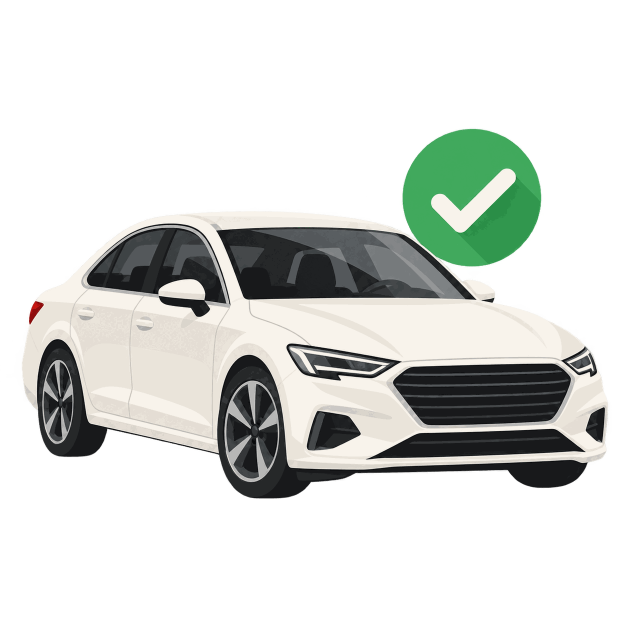
#> input picture output/nesam-visual-assets/illustrations/customer/booking-confirmed.png, 1254 x 1254 px (shown at 1/2 size)
$ python build_nesam_assets.py
#> lines starting #> are read from the running program, lines starting #| are printed output that depends on the picture
from pathlib import Path
from PIL import Image, ImageDraw, ImageFont
import json, csv, zipfile, hashlib, math, html

ROOT = Path(__file__).parent / 'nesam-visual-assets'
def write(path, content):
    p = ROOT / path
    p.parent.mkdir(parents=True, exist_ok=True)
    p.write_text(content, encoding='utf-8')

P = lambda d: f'<path d="{d}"/>'
C = lambda x,y,r: f'<circle cx="{x}" cy="{y}" r="{r}"/>'
R = lambda x,y,w,h,rr=2: f'<rect x="{x}" y="{y}" width="{w}" height="{h}" rx="{rr}"/>'
home=P('M3 10 12 3 21 10M5 9v12h14V9M9 21v-7h6v7')
person=C(12,7,3)+P('M5 21v-2a7 7 0 0 1 14 0v2')
pin=P('M19 10c0 5-7 11-7 11S5 15 5 10a7 7 0 1 1 14 0Z')+C(12,10,2)
car=P('M4 11 6 5h12l2 6M3 11h18v8H3ZM6 19v2M18 19v2M6 14h2M16 14h2')
doc=P('M14 3H5v18h14V8ZM14 3v5h5M8 12h8M8 16h6')
clock=C(12,12,9)+P('M12 7v5l3 2')
wallet=R(3,6,18,14)+P('M4 6V4h14M16 11h5v5h-5Z')+C(18,13.5,.6)
shield=P('M12 3 20 6v6c0 5-8 9-8 9S4 17 4 12V6Z')
check=P('m5 12 4 4 10-10')
camera=R(3,7,18,14)+P('M7 7 9 3h6l2 4')+C(12,14,4)
bank=P('M3 8 12 3 21 8ZM5 10v8M10 10v8M14 10v8M19 10v8M3 21h18M4 18h16')
route=C(5,5,2)+C(19,19,2)+P('M7 5h9a4 4 0 0 1 0 8H8a4 4 0 0 0 0 6h9')
people=C(9,7,3)+P('M3 21v-2a6 6 0 0 1 12 0v2M17 4a3 3 0 0 1 0 6M17 14a5 5 0 0 1 4 5v2')
headset=P('M4 13v-2a8 8 0 0 1 16 0v2M4 12H2v7h4v-7ZM20 12h2v7h-4v-7ZM20 19v2h-6')
calendar=R(3,5,18,16)+P('M7 3v4M17 3v4M3 10h18M7 14h2M13 14h2M7 18h2')
bell=P('M5 17h14l-2-3V9a5 5 0 0 0-10 0v5ZM10 21h4M12 2v2')
star=P('m12 3 2.8 5.6 6.2.9-4.5 4.4 1.1 6.2-5.6-3-5.6 3 1.1-6.2L3 9.5l6.2-.9Z')
phone=P('M7 3H4v3c0 8 6 14 14 14h3v-4l-5-2-2 2a14 14 0 0 1-6-6l2-2Z')
chat=P('M3 4h18v13H9l-6 4ZM7 9h10M7 13h6')
envelope=R(3,5,18,14)+P('m3 6 9 7 9-7')
plus=P('M12 5v14M5 12h14')
minus=P('M5 12h14')
close=P('m6 6 12 12M18 6 6 18')
refresh=P('M20 8a8 8 0 0 0-14-3L3 8M3 3v5h5M4 16a8 8 0 0 0 14 3l3-3M21 21v-5h-5')
info=C(12,12,9)+P('M12 11v6M12 7v.1')
warning=P('M12 3 22 21H2ZM12 9v5M12 17v.1')
lock=R(5,10,14,11)+P('M8 10V7a4 4 0 0 1 8 0v3M12 14v3')
image=R(3,3,18,18)+C(8,8,2)+P('m3 18 6-6 4 4 3-3 5 5')
upload=P('M12 16V3m-5 5 5-5 5 5M3 15v6h18v-6')
download=P('M12 3v13m-5-5 5 5 5-5M3 17v4h18v-4')
receipt=P('M5 3v18l3-2 4 2 4-2 3 2V3l-3 2-4-2-4 2ZM8 9h8M8 13h8M8 17h4')
coin=C(12,12,9)+P('M9 7h6M9 10h6M10 7c5 0 5 6 0 6l5 5')
coupon=P('M3 6h18v4a2 2 0 0 0 0 4v4H3v-4a2 2 0 0 0 0-4ZM9 6v2M9 11v2M9 16v2')
gear=C(12,12,3)+P('m10 3 4 0 1 3 3 1 3-1 2 4-2 2v3l2 2-2 4-3-1-3 1-1 3h-4l-1-3-3-1-3 1-2-4 2-2v-3l-2-2 2-4 3 1 3-1Z')
signal=P('M4 8a12 12 0 0 1 16 0M7 12a8 8 0 0 1 10 0M10 16a3 3 0 0 1 4 0')+C(12,20,.7)
fleet=P('M2 12 4 7h10l2 5M2 12h12v7H2ZM4 19v2M12 19v2M15 4h5l2 5v8h-5M17 8h5M20 17v2')
business=R(4,8,16,13)+P('M8 8V3h8v5M9 12v5M15 12v5M4 15h16')
shapes={
'home':home,'search':C(10,10,7)+P('m15 15 6 6'),'notifications':bell,'profile':person,'settings':gear,
'help':C(12,12,9)+P('M9 9a3 3 0 1 1 5 2c-2 1-2 2-2 3M12 17v.1'),'support':headset,'chat':chat,'phone':phone,'email':envelope,
'calendar':calendar,'clock':clock,'location-pin':pin,'pickup':pin+P('M9 10h6M12 7v6'),'destination':P('M5 21V3h14l-3 4 3 4H5'),
'route':route,'navigation':P('M3 10 21 3l-7 18-3-8Z'),'current-location':C(12,12,6)+C(12,12,2)+P('M12 1v5M12 18v5M1 12h5M18 12h5'),
'car':car,'fleet':fleet,'driver':person+P('M3 21h18'),'passengers':people,'booking':calendar+P('m13 16 2 2 3-4'),'trip-history':clock,
'receipt':receipt,'wallet':wallet,'payment-card':R(3,5,18,14)+P('M3 10h18M6 15h4'),'bank-transfer':bank,
'earnings':coin,'offers':coupon,'rating':star,'saved-place':P('M6 3h12v18l-6-4-6 4Z'),'document':doc,'document-upload':doc,
'camera':camera,'gallery':image,'verified':shield+P('m8 12 3 3 5-6'),'lock':lock,'otp-security':lock,
'emergency':shield+P('M12 8v6M12 17v.1'),'online':signal,'offline':signal+P('M3 3 21 21'),
'filter':P('M3 4h18l-7 8v8l-4 1v-9Z'),'sort':P('M7 3v18m-4-4 4 4 4-4M14 5h7M14 10h5M14 15h3'),
'refresh':refresh,'download':download,'share':C(5,12,3)+C(19,5,3)+C(19,19,3)+P('m8 11 8-5M8 13l8 5'),
'edit':P('m4 16-1 5 5-1L21 7l-5-5ZM14 4l5 5'),'add':plus,'remove':minus,'close':close,'check':check,'warning':warning,'information':info,
'success':C(12,12,9)+P('m7 12 3 3 7-7'),'error':C(12,12,9)+P('m8 8 8 8M16 8l-8 8'),
'more-options':C(5,12,1)+C(12,12,1)+C(19,12,1),'logout':P('M10 3H3v18h7M9 12h12m-4-4 4 4-4 4'),
'chevron-left':P('m15 5-7 7 7 7'),'chevron-right':P('m9 5 7 7-7 7'),'chevron-up':P('m5 15 7-7 7 7'),'chevron-down':P('m5 9 7 7 7-7'),
'external-link':P('M14 3h7v7M21 3 10 14M10 3H3v18h18v-7'),'expand':P('M3 9V3h6M15 3h6v6M21 15v6h-6M9 21H3v-6'),
'collapse':P('M9 3v6H3M15 3v6h6M21 15h-6v6M3 15h6v6')}
groups={'shared':{k:k for k in shapes},
'customer':{'one-way':'navigation','round-trip':'refresh','local-rental':'clock','outstation':'route','tour-package':'fleet','luggage':'business','air-conditioning':'settings','vehicle-seats':'passengers','cancellation':'close','favourite':'rating','trip-tracking':'current-location'},
'driver':{'duty-status':'online','available-trip':'route','accept-trip':'check','reached-pickup':'pickup','trip-started':'navigation','trip-completed':'success','boarding-verification':'verified','vehicle-inspection':'car','front-vehicle-photo':'camera','rear-vehicle-photo':'camera','interior-vehicle-photo':'gallery','toll':'bank-transfer','fuel':'wallet','driving-licence':'profile','vehicle-registration':'document','insurance':'verified','payout':'bank-transfer'},
'vendor':{'fleet-overview':'fleet','add-vehicle':'car','driver-management':'passengers','driver-invitation':'email','assign-driver':'driver','vehicle-availability':'online','maintenance':'settings','document-expiry':'calendar','marketplace-bid':'offers','commission':'earnings','settlement':'bank-transfer','business-profile':'document','team':'passengers'}}
# Distinct task-specific geometry; shared metaphors are intentionally reused.
shapes.update({'luggage':R(6,7,12,13)+P('M9 7V3h6v4M9 10v7M15 10v7M8 20v2M16 20v2'),
'seat':P('M7 3v10h11v7H5V10M7 10h8V5M5 20v2M18 20v2'),
'snow':P('M12 3v18M4 7l16 10M4 17 20 7M9 5l3 3 3-3M9 19l3-3 3 3'),
'fuel':R(3,4,11,17)+P('M6 7h5v5H6ZM14 9h3v8a2 2 0 0 0 4 0V9l-4-4M18 6v5h3'),
'tool':P('M14 3a6 6 0 0 0-6 8l-6 6 5 5 6-6a6 6 0 0 0 8-6l-4 4-5-5 4-4Z'),
'licence':R(3,5,18,14)+C(8,10,2)+P('M5 16a3 3 0 0 1 6 0M14 9h4M14 13h4M14 16h2'),
'front-car':P('M5 10 7 4h10l2 6M4 10h16v10H4ZM6 13h3M15 13h3M7 17h10M6 20v2M18 20v2'),
'rear-car':P('M5 10 7 4h10l2 6M4 10h16v10H4ZM6 13h3M15 13h3M9 17h6M6 20v2M18 20v2'),
'toll':P('M3 21V5h4v16M7 7h14M10 7l3 4M16 7l3 4M10 21V15h10v6'),
'heart':P('M12 21 3 12a5.5 5.5 0 0 1 9-7 5.5 5.5 0 0 1 9 7Z'),
'transfer':P('M3 7h16m-4-4 4 4-4 4M21 17H5m4-4-4 4 4 4'),
'bid':P('m14 3 7 7-4 4-7-7ZM12 9 3 18l3 3 9-9M14 21h8'),
'percent':P('m5 19 14-14')+C(6,6,3)+C(18,18,3)})
groups['customer'].update({'luggage':'luggage','vehicle-seats':'seat','air-conditioning':'snow','favourite':'heart'})
groups['driver'].update({'front-vehicle-photo':'front-car','rear-vehicle-photo':'rear-car','fuel':'fuel','driving-licence':'licence','toll':'toll','payout':'transfer'})
groups['vendor'].update({'maintenance':'tool','marketplace-bid':'bid','commission':'percent','settlement':'transfer','business-profile':'document'})
for group,items in groups.items():
    for name,key in items.items():
        shape=shapes[key]
        if name=='add-vehicle': shape=car+P('M19 1v5M16.5 3.5h5')
        if name=='vehicle-inspection': shape=car+C(17,6,3)+P('m19 8 3 3')
        if name=='document-expiry': shape=doc+C(17,17,5)+P('M17 14v3l2 1')
        if name=='driver-invitation': shape=envelope+P('M18 1v6M15 4h6')
        if name=='assign-driver': shape=person+P('M17 11h5m-3-3 3 3-3 3')
        if name=='document-upload': shape=P('M13 3H4v18h16V9M13 3v6h7M8 16v-4m-3 3 3-3 3 3')
        write(f'icons/{group}/{name}.svg',f'<svg xmlns="http://www.w3.org/2000/svg" viewBox="0 0 24 24" fill="none" stroke="currentColor" stroke-width="1.8" stroke-linecap="round" stroke-linejoin="round">{shape}</svg>')

# Genuine vector patterns, designed as repeating tiles.
patterns={
'route-pattern':('<path d="M-20 20h70a30 30 0 0 1 0 60H10a30 30 0 0 0 0 60h170"/>','#E5D8D5'),
'location-pin-pattern':('<path d="M90 60c0 18-20 34-20 34S50 78 50 60a20 20 0 1 1 40 0Z"/><circle cx="70" cy="60" r="6"/>','#E8DCD8'),
'fleet-road-pattern':('<path d="M0 110h160M0 118h160"/><path d="m38 70 8-20h42l8 20v22H38ZM48 92v6M86 92v6M48 78h8M78 78h8"/>','#E0DEDB'),
'light-background':('<path d="M-40 200Q140-40 320 100T680 50"/><path d="M-20 220Q140-20 320 120T700 70"/>','#E9E1DE'),
'dark-background':('<path d="M-40 200Q140-40 320 100T680 50"/><path d="M-20 220Q140-20 320 120T700 70"/>','#37302F')}
for name,(body,color) in patterns.items():
    w,h=(640,360) if 'background' in name else (160,160)
    bg='#181818' if name=='dark-background' else '#F7F4EE'
    write(f'backgrounds/{name}.svg',f'<svg xmlns="http://www.w3.org/2000/svg" viewBox="0 0 {w} {h}"><rect width="{w}" height="{h}" fill="{bg}"/><g fill="none" stroke="{color}" stroke-width="1.5">{body}</g></svg>')

write('brand/style-guide.md','''# NESAM visual asset guide

Original logo: `brand/original-logo.png` is copied without alteration. It has its supplied white background; it is not a transparent logo. Use a white tile on dark surfaces.

## Palette
Brand red: #EF0000. Charcoal: #161616. Warm ivory: #F7F4EE. Slate: #667085. Success: #18854B. Warning: #B7791F. The logo includes tonal red variations; the chosen token represents its vivid red appearance.

## Usage
Icons are genuine authored SVG, 24-unit viewBox, 1.8-unit stroke, rounded caps, `currentColor`. Shared metaphors intentionally recur in task-specific folders. Use 20/24/32 CSS pixels; include accessible labels on controls. Decorative illustrations never replace textual statuses. Some generated illustrations may vary in rendering detail; inspect fit before release.

Keep imagery subordinate to booking, navigation and trip actions. Use ivory/white surfaces and charcoal body text. Red is an accent; do not use it for small normal text on low-contrast backgrounds without checking contrast. Semantic green/amber must accompany readable labels.

Generated people, vehicles and scenes are illustrative, not actual employees, customers, assigned vehicles or verified destinations. Images contain no intentional textual labels or reconstructed brand logos.

Typography recommendation: use the application's readable sans-serif family; 15–16px body, 24–32px page titles, comfortable line-height. All headings and labels belong in live UI, not baked into imagery.

Raster images retain generated dimensions and original alpha. See manifest for actual dimensions. Contact sheets are review previews only. SVG backgrounds are restrained decorative motifs; route and fleet tiles continue across horizontal boundaries. Do not assume all backgrounds repeat seamlessly in both axes.
''')

def sheet(files,name,cols=5):
#> called with name = 'illustrations-customer.jpg', cols = 5
    cellw,cellh=240,260
    canvas=Image.new('RGB',(cols*cellw,math.ceil(len(files)/cols)*cellh),'#F7F4EE')
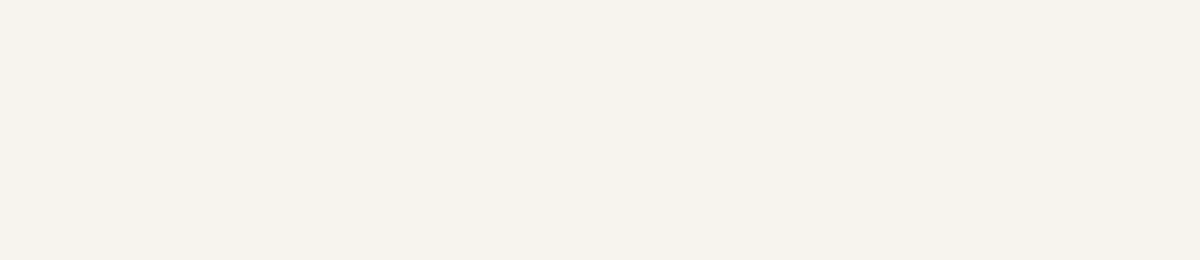
#> canvas: PIL image 1200x260 RGB; mean R, G, B 247, 244, 238
    draw=ImageDraw.Draw(canvas)
    for i,p in enumerate(files):
        im=Image.open(p).convert('RGBA'); im.thumbnail((220,210))
#> in sheet, im is the input picture: PIL image 1254x1254 RGBA; mean R, G, B, A 52, 55.1, 51.1, 88.9
#> after `im.thumbnail((220, 210))`:
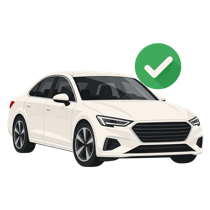
#> im: PIL image 210x210 RGBA; mean R, G, B, A 51.7, 54.7, 50.7, 88.9; transparent parts drawn white
        x=(i%cols)*cellw; y=(i//cols)*cellh
        canvas.paste(im,(x+(cellw-im.width)//2,y+(220-im.height)//2),im)
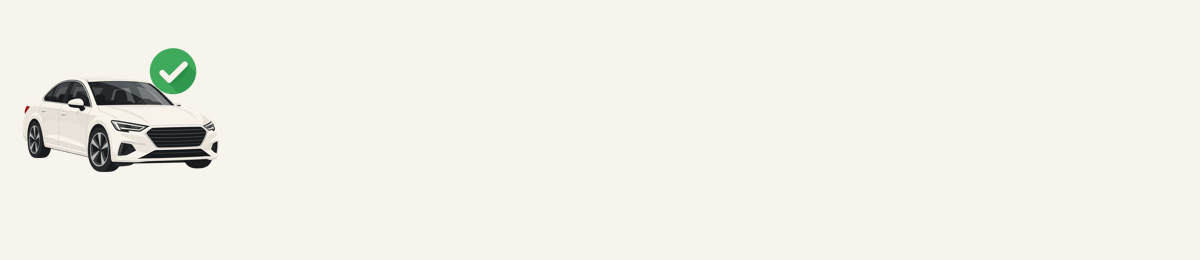
#> canvas: PIL image 1200x260 RGB; mean R, G, B 241.9, 239.4, 233.2
        label=p.stem.replace('-',' ')
        draw.text((x+10,y+222),label[:32],fill='#161616')
    dest=ROOT/'previews'/name; dest.parent.mkdir(parents=True,exist_ok=True);canvas.save(dest)
#> after `dest = ROOT / 'previews' / name`:
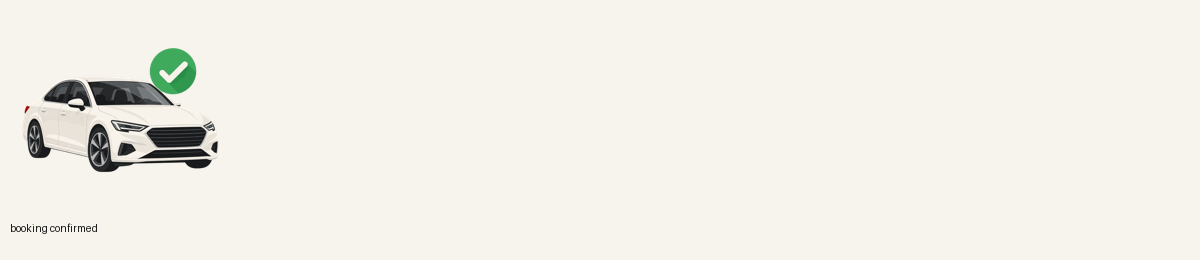
#> saved as illustrations-customer.jpg: PIL image 1200x260 RGB; mean R, G, B 241.7, 239.3, 233

def package():
    for directory in ['illustrations/customer','illustrations/driver','illustrations/vendor','vehicles','stickers','photography']:
        files=sorted((ROOT/directory).glob('*.png'))
        if files: sheet(files,directory.replace('/','-')+'.jpg',4 if directory=='photography' else 5)
    rows=[]
    for p in sorted(ROOT.rglob('*')):
        if not p.is_file() or 'asset-manifest' in p.parts: continue
        rel=p.relative_to(ROOT).as_posix(); parts=rel.split('/'); row={'filename':rel,'panel':next((x for x in parts if x in ['customer','driver','vendor']),'shared'),'placement':p.stem.replace('-',' '),'format':p.suffix[1:],'width':'','height':'','transparency':'not applicable','bytes':p.stat().st_size}
        if p.suffix.lower() in ['.png','.jpg','.webp']:
            im=Image.open(p); row.update(width=im.width,height=im.height)
            row['transparency']=bool('A' in im.getbands() and im.getchannel('A').getextrema()[0]<255)
        elif p.suffix=='.svg': row.update(width=24 if 'icons' in parts else 'viewBox',height=24 if 'icons' in parts else 'viewBox',transparency='vector background' if 'backgrounds' in parts else True)
        rows.append(row)
    write('asset-manifest/manifest.json',json.dumps(rows,indent=2))
    dest=ROOT/'asset-manifest/manifest.csv'
    with dest.open('w',newline='',encoding='utf-8') as f:
        w=csv.DictWriter(f,fieldnames=list(rows[0]));w.writeheader();w.writerows(rows)
    zip_path=ROOT.parent/'nesam-visual-assets.zip'
    with zipfile.ZipFile(zip_path,'w',zipfile.ZIP_DEFLATED) as z:
        for p in sorted(ROOT.rglob('*')):
            if p.is_file(): z.write(p,Path('nesam-visual-assets')/p.relative_to(ROOT))
    with zipfile.ZipFile(zip_path) as z: assert z.testzip() is None
#> (the run stopped early here; a loop or call above may not have finished)
